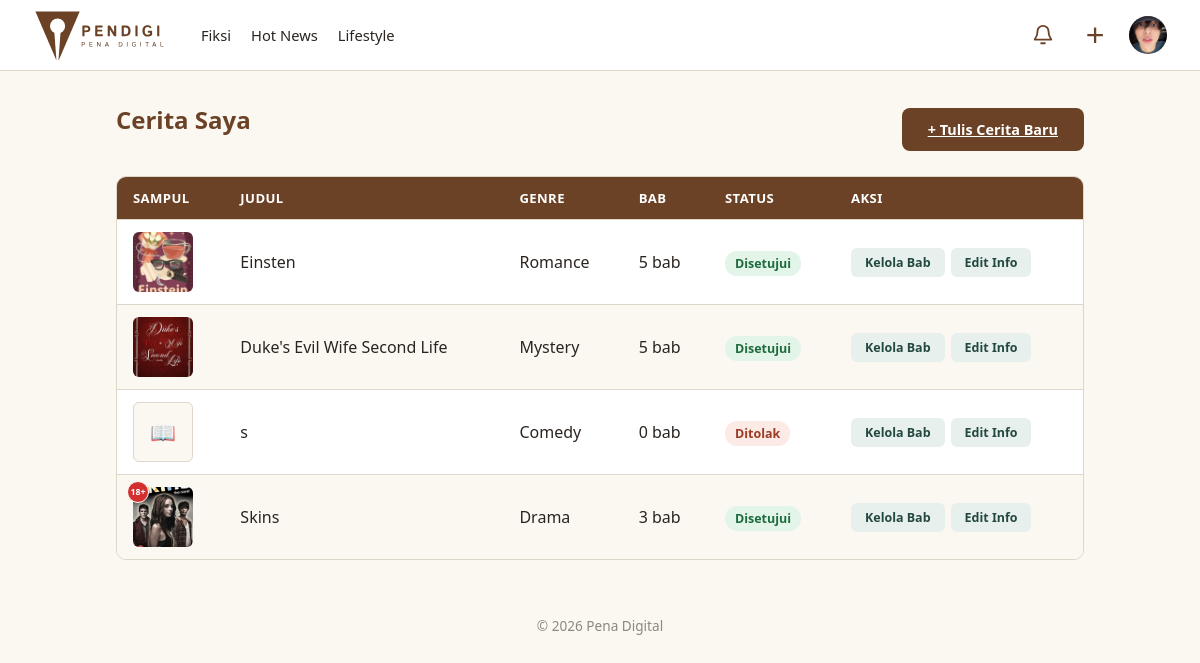
Page /fiksi/milikku/ (signed in) on the committed database.
### articles/models.py (models this page shows, shortened)
class Categories(models.Model):
    name = models.CharField(max_length=50, unique=True)
    class Meta:
        verbose_name_plural = "Categories"

### accounts/models.py (models this page shows, shortened)
class Users(AbstractUser):
    role = models.CharField(
        max_length=20,
        choices=Role.choices,
        default=Role.PEMBACA
    )
    status_kontributor = models.CharField(
        max_length=20,
        choices=StatusKontributor.choices,
        default=StatusKontributor.NONE
    )
    profile_picture = models.ImageField(upload_to='profile_pictures/', null=True, blank=True)
    bio = models.CharField(max_length=150, blank=True)
    banner_picture = models.ImageField(
        upload_to='profile_banners/',
        blank=True,
        null=True,
    )
    publisher_id = models.CharField(
        max_length=20,
        unique=True,
        null=True,
        blank=True,
        verbose_name='ID Publisher',
    )
    last_publisher_login = models.DateTimeField(
        null=True,
        blank=True,
        verbose_name='Login terakhir sebagai penulis'
    )

### fiction/models.py (models this page shows, shortened)
class Stories(models.Model):
    author = models.ForeignKey(
        Users, on_delete=models.CASCADE,
        limit_choices_to={'status_kontributor': StatusKontributor.APPROVED},
        related_name='stories'
    )
    title = models.CharField(max_length=150)
    cover = models.ImageField(upload_to='stories/covers/', null=True, blank=True)
    description = models.TextField()
    genre = models.CharField(max_length=20, choices=GenreFiksi.choices)
    tags = models.CharField(max_length=200, blank=True, help_text="Pisahkan tag dengan spasi")
    target_pembaca = models.CharField(max_length=20, choices=TargetPembaca.choices, default=TargetPembaca.UMUM)
    status = models.CharField(max_length=20, choices=StatusStory.choices, default=StatusStory.PENDING)
    is_completed = models.BooleanField(default=False)
    views_count = models.PositiveIntegerField(default=0)
    created_at = models.DateTimeField(auto_now_add=True)
    published_at = models.DateTimeField(null=True, blank=True)
    class Meta:
        ordering = ['-created_at']
        verbose_name_plural = "Stories"
    def total_chapters(self):
        return self.chapters.count()

### fiction/views.py (the view)
# urls.py: path('milikku/', views.my_stories, name='my_stories'),
@login_required
def my_stories(request):
    stories = Stories.objects.filter(author=request.user)
    return render(request, 'fiction/my_stories.html', {'stories': stories})

### articles/context_processor.py (called while the page is built)
def navbar_categories(request):
    return {
        'navbar_categories': Categories.objects.all().order_by('name')
    }

### fiction/context_processors.py (called while the page is built)
def fiction_navigation(request):
    all_tags_raw = (
        Stories.objects
        .filter(status=StatusStory.APPROVED)
        .exclude(tags='')
        .values_list('tags', flat=True)
    )
    unique_tags = set()
    for tag_string in all_tags_raw:
        for tag in tag_string.split():
            tag = tag.strip().lower()
            if tag:
                unique_tags.add(tag)
    return {
        'fiction_tags': sorted(unique_tags),
    }

### interactions/context_processors.py (called while the page is built)
def navbar_notifications(request):
    if not request.user.is_authenticated:
        return {
            'navbar_notifications': [],
            'navbar_unread_count': 0,
        }
    from .models import Activity
    activities = (
        Activity.objects
        .filter(recipient=request.user)
        .select_related(
            'actor',
            'article',
            'chapter',
            'chapter__story',
        )
        .order_by('-created_at')
    )
    return {
        'navbar_notifications': activities[:5],
        'navbar_unread_count': activities.filter(
            is_read=False
        ).count(),
    }

### fiction/templates/fiction/my_stories.html (shortened to what this page needs)
{% extends 'fiction/fiction_base.html' %}
{% load static %}
{% block extra_css %}
<link rel="stylesheet" href="{% static 'css/table.css' %}">
{% endblock %}
{% block fiction_content %}
<div class="page-header-row">
    <h1 class="section-title">Cerita Saya</h1>
    <a href="{% url 'fiction:create_story' %}" class="btn-primary">+ Tulis Cerita Baru</a>
</div>
<table class="data-table">
    <thead>
        <tr>
            <th>Sampul</th>
            <th>Judul</th>
            <th>Genre</th>
            <th>Bab</th>
            <th>Status</th>
            <th>Aksi</th>
        </tr>
    </thead>
    <tbody>
        {% for story in stories %}
        <tr>
            <td>
                <div class="story-cover-wrap story-cover-wrap-sm">
                    {% if story.cover %}
                    <img src="{{ story.cover.url }}" class="table-thumb" alt="{{ story.title }}">
                    {% else %}
                    <div class="table-thumb table-thumb-placeholder">📖</div>
                    {% endif %}
                    {% if story.status == 'approved' and story.target_pembaca == 'dewasa' %}
                    <span class="age-badge age-badge-sm">18+</span>
                    {% endif %}
                </div>
            </td>
            <td>{{ story.title }}</td>
            <td>{{ story.get_genre_display }}</td>
            <td>{{ story.total_chapters }} bab</td>
            <td><span class="status-badge status-{{ story.status }}">{{ story.get_status_display }}</span></td>
            <td>
                <div class="table-actions">
                    <a href="{% url 'fiction:chapter_list' story.pk %}" class="edit-link">Kelola Bab</a>
                    <a href="{% url 'fiction:edit_story' story.pk %}" class="edit-link">Edit Info</a>
                </div>
            </td>
        </tr>
        {% empty %}
        <tr>
            <td colspan="6">Kamu belum menulis cerita.</td>
        </tr>
        {% endfor %}
    </tbody>
</table>
{% endblock %}

### templates/app_base.html (shortened to what this page needs)
{% extends 'base.html' %}
{% load static %}
{% block body %}
<header class="navbar">
    <a
        href="{% url 'articles:article_list' %}"
        class="brand"
    >
        <img
            src="{% static 'images/pendigi-logo-tulisan.svg' %}"
            alt="Pena Digital"
            class="logo"
        >
    </a>
    <div
        class="navbar-collapse"
        id="navbarCollapse"
    >
        <nav class="nav-links">
            {% for cat in navbar_categories %}
                {% if cat.name|lower != 'non-fiksi' %}
                    {% if cat.name|lower == 'fiksi' %}
                        <a href="{% url 'fiction:story_list' %}">
                            {{ cat.name }}
                        </a>
                    {% else %}
                        <a href="{% url 'articles:article_list' %}?kategori={{ cat.name|urlencode }}">
                            {{ cat.name }}
                        </a>
                    {% endif %}
                {% endif %}
            {% endfor %}
        </nav>
        <div class="navbar-actions">
            {% if user.is_authenticated %}
            <div class="navbar-dropdown notification-dropdown">
                <button
                    type="button"
                    class="navbar-icon-button notification-button"
                    aria-label="Notifikasi"
                    aria-expanded="false"
                    title="Notifikasi"
                >
                    <svg
                        xmlns="http://www.w3.org/2000/svg"
                        width="22"
                        height="22"
                        viewBox="0 0 24 24"
                        fill="none"
                        stroke="currentColor"
                        stroke-width="2"
                        stroke-linecap="round"
                        stroke-linejoin="round"
                    >
                        <path d="M18 8a6 6 0 0 0-12 0c0 7-3 7-3 9h18c0-2-3-2-3-9"/>
                        <path d="M10 21h4"/>
                    </svg>
                </button>
            </div>
                {% if user.is_authenticated and user.status_kontributor == 'approved' and user.role == 'kontributor' and request.session.login_mode == 'publisher' %}
                    <div class="navbar-dropdown create-dropdown">
                        <button
                            type="button"
                            class="navbar-icon-button"
                            aria-label="Buat konten"
                            aria-expanded="false"
                        >
                            <span class="plus-icon">+</span>
                        </button>
                    </div>
                {% endif %}
                <div class="navbar-dropdown profile-dropdown">
                    <button
                        type="button"
                        class="navbar-profile-button"
                        aria-label="Menu profil"
                        aria-expanded="false"
                    >
                        {% if user.profile_picture %}
                            <img
                                src="{{ user.profile_picture.url }}"
                                alt="{{ user.username }}"
                                class="navbar-profile-avatar"
                            >
                        {% else %}
                            <span class="navbar-profile-avatar navbar-profile-placeholder">
                                {{ user.username|first|upper }}
                            </span>
                        {% endif %}
                    </button>
                </div>
            {% endif %}
        </div>
    </div>
</header>
<main class="content">
    {% block content %}
    {% endblock %}
</main>
<footer class="footer">
    <p>
        &copy; {% now 'Y' %} Pena Digital
    </p>
</footer>
{% endblock %}

### static/css/base.css (style rules this page uses)
:root { --paper: #FBF8F2; --ink: #2F5D50; --ink-dark: #234840; --brown: #6B4226; --brown-dark: #54331d; --divider: #DDD6C9; --text: #2A2420; }
* { box-sizing: border-box; margin: 0; padding: 0; }
body { font-family: system-ui, -apple-system, sans-serif; background: var(--paper); color: var(--text); }
a { color: inherit; }
.content { max-width: 1000px; margin: 32px auto; padding: 0 16px; }
.footer { text-align: center; padding: 24px; color: #8a8880; font-size: 0.85rem; }
.section-title { font-size: 1.5rem; color: var(--brown); margin-bottom: 20px; }
.btn-primary { padding: 12px 26px; border: none; border-radius: 8px; background: var(--brown); color: #fff; font-weight: 600; font-size: 0.9rem; cursor: pointer; transition: background .15s ease; }
.navbar { position: relative; display: flex; align-items: center; width: 100%; padding: 10px 32px; background: #fff; border-bottom: 1px solid var(--divider); gap: 28px; z-index: 1000; }
.brand { display: flex; align-items: center; flex-shrink: 0; text-decoration: none; }
.logo { display: block; width: auto; height: 50px; }
.navbar-collapse { display: flex; align-items: center; justify-content: space-between; flex: 1; min-width: 0; gap: 24px; }
.nav-links { display: flex; align-items: center; gap: 20px; white-space: nowrap; }
.nav-links a { color: var(--text); font-size: 0.92rem; text-decoration: none; transition: color .15s ease; }
.navbar-actions { display: flex; align-items: center; gap: 14px; flex-shrink: 0; }
.navbar-icon-button { display: flex; align-items: center; justify-content: center; width: 38px; height: 38px; padding: 0; border: none; background: transparent; color: var(--brown); cursor: pointer; border-radius: 50%; transition: background .15s ease, color .15s ease; }
.plus-icon { font-size: 32px; font-weight: 300; line-height: 1; }
.navbar-profile-button { display: flex; align-items: center; justify-content: center; width: 40px; height: 40px; padding: 0; border: none; background: transparent; cursor: pointer; border-radius: 50%; }
.navbar-profile-avatar { display: flex; align-items: center; justify-content: center; width: 38px; height: 38px; border-radius: 50%; object-fit: cover; background: #d8d3c8; color: var(--text); font-size: .9rem; font-weight: 600; }
.navbar-dropdown { position: relative; }
.notification-dropdown { position: relative; }
.notification-button { position: relative; display: flex; align-items: center; justify-content: center; }
.notification-button { position: relative; }

### static/css/table.css (style rules this page uses)
.data-table { width: 100%; border-collapse: separate; border-spacing: 0; background: #fff; border: 1px solid var(--divider); border-radius: 10px; overflow: hidden; }
.data-table th, .data-table td { padding: 12px 16px; text-align: left; border-bottom: 1px solid var(--divider); }
.data-table th { background: var(--brown); color: #fff; font-size: 0.82rem; font-weight: 600; text-transform: uppercase; letter-spacing: 0.03em; }
.data-table tbody tr:nth-child(even) { background: var(--paper); }
.data-table tbody tr:last-child td { border-bottom: none; }
.status-badge { padding: 4px 10px; border-radius: 12px; font-size: 0.78rem; font-weight: 600; }
.status-approved { background: #E3F5E9; color: #1e6b3d; }
.status-rejected { background: #FBEAE5; color: #9C3B24; }
.table-thumb { width: 60px; height: 60px; object-fit: cover; border-radius: 6px; display: block; }
.table-thumb-placeholder { display: flex; align-items: center; justify-content: center; background: var(--paper); font-size: 1.3rem; border: 1px solid var(--divider); }
.table-actions { display: flex; gap: 6px; }
.page-header-row { display: flex; justify-content: space-between; align-items: center; margin-bottom: 20px; }
.edit-link { display: inline-block; padding: 6px 14px; border-radius: 6px; font-size: 0.78rem; font-weight: 600; text-decoration: none; background: #E8F0EE; color: var(--ink-dark); transition: background .15s ease; }
.story-cover-wrap-sm { position: relative; width: fit-content; margin-bottom: 0; }
.age-badge-sm { position: absolute; top: -6px; left: -6px; background: #D32F2F; color: #fff; font-size: 0.55rem; font-weight: 800; width: 22px; height: 22px; border-radius: 50%; display: flex; align-items: center; justify-content: center; border: 1.5px solid #fff; }

### rows in the picture
Categories: name "Fiksi"
Categories: name "Hot News"
Categories: name "Lifestyle"
Users: profile_picture (picture)
Stories: cover (picture), title "Einsten", genre "Romance", total_chapters "5", status "Disetujui"
Stories: cover (picture), title "Duke's Evil Wife Second Life", genre "Mystery", total_chapters "5", status "Disetujui"
Stories: title "s", genre "Comedy", total_chapters "0", status "Ditolak"
Stories: cover (picture), target_pembaca "18+", title "Skins", genre "Drama", total_chapters "3", status "Disetujui"
